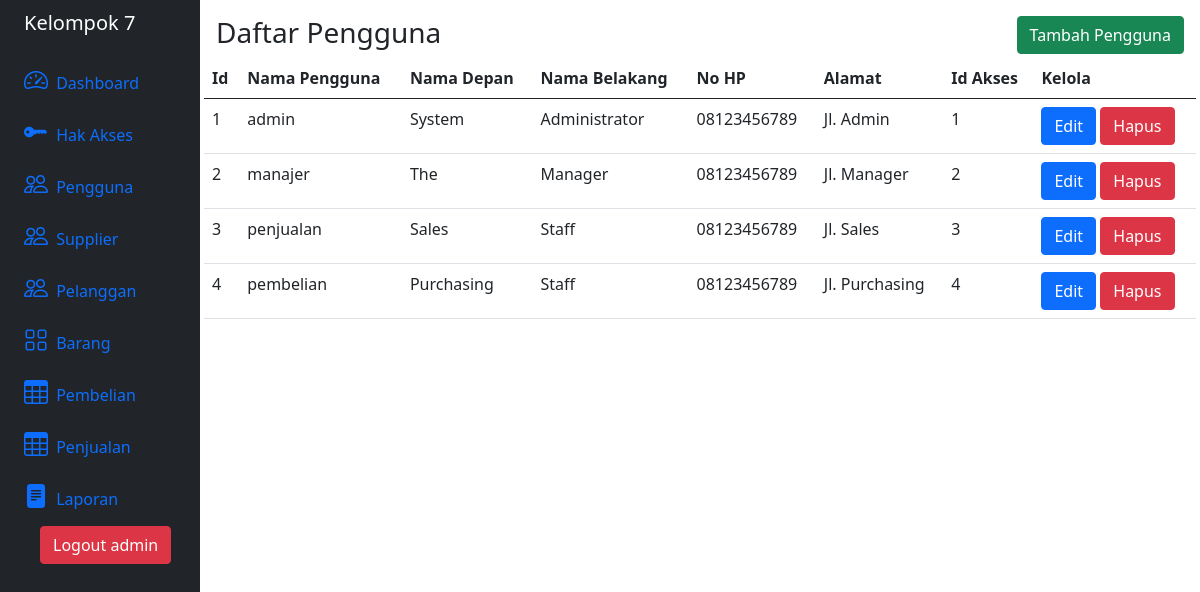
The page /pengguna/index.php (signed in) on the database its author committed.
### tables this page shows
CREATE TABLE `Pengguna` (
  `idPengguna` int(11) NOT NULL AUTO_INCREMENT,
  `NamaPengguna` varchar(16) NOT NULL,
  `Password` varchar(64) NOT NULL,
  `NamaDepan` varchar(64) NOT NULL,
  `NamaBelakang` varchar(64) NOT NULL,
  `NoHp` varchar(15) NOT NULL,
  `Alamat` varchar(256) NOT NULL,
  `idAkses` int(11) NOT NULL,
  PRIMARY KEY (`idPengguna`),
  KEY `idAkses` (`idAkses`),
  CONSTRAINT `Pengguna-idAkses` FOREIGN KEY (`idAkses`) REFERENCES `HakAkses` (`idAkses`)
);

### class/Pengguna.php (called while the page is built, shortened)
<?php
  class Pengguna {
    private $conn;
    public function __construct(\PDO $database) {
      $this->conn = $database;
    }
    function daftarPengguna() {
      $query = "SELECT * FROM Pengguna ORDER BY idPengguna ASC";
      $prepareDB = $this->conn->prepare($query);
      $prepareDB->execute();
      $daftarPengguna = $prepareDB->fetchAll();
      return $daftarPengguna;
    }
  }
?>

### pengguna/index.php (the view, shortened to what this page needs)
<?php
  include "../class/config.php";
  include "../class/Pengguna.php";
  $pengguna = new Pengguna($database);
  $daftarPengguna = $pengguna->daftarPengguna();
?>
<!DOCTYPE html>
<html lang="en">
  <head>
    <link href="https://cdn.jsdelivr.net/npm/bootstrap@5.0.2/dist/css/bootstrap.min.css" rel="stylesheet">
    <link rel="stylesheet" href="https://cdn.jsdelivr.net/npm/bootstrap-icons@1.11.3/font/bootstrap-icons.min.css">
  </head>
  <body>
    <div class="container-fluid">
      <div class="row flex-nowrap">
        <div class="col-auto col-md-2 col-xl-2 px-sm-2 px-0 bg-dark">
          <?php
            include "../view/sidebar.php";
          ?>
        </div>
        <div class="col p-3">
          <div class="row">
            <div class="col-6">
              <h3>Daftar Pengguna</h3>
            </div>
            <div class="col-6 text-end">
              <a href="tambah.php"><button type="button" class="btn btn-success">Tambah Pengguna</button></a>
            </div>
          </div>
          <div class="row">
            <table class="table">
              <thead>
                <th scope="col">Id</th>
                <th scope="col">Nama Pengguna</th>
                <th scope="col">Nama Depan</th>
                <th scope="col">Nama Belakang</th>
                <th scope="col">No HP</th>
                <th scope="col">Alamat</th>
                <th scope="col">Id Akses</th>
                <th scope="col">Kelola</th>
              </thead>
              <tbody>
                <?php
                  if (!empty($daftarPengguna)) {
                    foreach ($daftarPengguna as $key => $value) {
                      echo "<tr>";
                      echo "<td>".$value['idPengguna']."</td>";
                      echo "<td>".$value['NamaPengguna']."</td>";
                      echo "<td>".$value['NamaDepan']."</td>";
                      echo "<td>".$value['NamaBelakang']."</td>";
                      echo "<td>".$value['NoHp']."</td>";
                      echo "<td>".$value['Alamat']."</td>";
                      echo "<td>".$value['idAkses']."</td>";
                      echo ('<td><form action="../controller/Pengguna.php" method="post"><input type="text" name="action" class="form-control d-none" id="action" aria-describedby="action" value="delete"><input type="text" name="id_pengguna" class="form-control d-none" id="id-pengguna" aria-describedby="id-pengguna" value="'.$value['idPengguna'].'"><a href="edit.php?idPengguna='.$value['idPengguna'].'"><button type="button" class="btn btn-primary">Edit</button></a><span> </span><button type="submit" class="btn btn-danger">Hapus</button></form>');
                      echo "</tr>";
                    }
                  } else {
                    echo "<tr>";
                    echo "<td>No items to display.</td>";
                    echo "</tr>";
                  }
                ?>
              </tbody>
            </table>
          </div>
        </div>
      </div>
    </div>
  </body>
</html>

### view/sidebar.php
<div class="d-flex flex-column align-items-center align-items-sm-start px-3 pt-2 text-white min-vh-100">
  <a href="/" class="d-flex align-items-center pb-3 mb-md-0 me-md-auto text-white text-decoration-none">
    <span class="fs-5 d-none d-sm-inline">Kelompok 7</span>
  </a>
  <ul class="nav nav-pills flex-column mb-sm-auto mb-0 align-items-center align-items-sm-start" id="menu">
    <li class="nav-item">
      <a href="<?php echo ("../".$_SESSION['route']."/index.php");?>" class="nav-link align-middle px-0">
        <i class="fs-4 bi-speedometer2"></i> <span class="ms-1 d-none d-sm-inline">Dashboard</span>
      </a>
    </li>
    <?php
      if($_SESSION["idAkses"] == "1"){
        echo '<li>
        <a href="../hak-akses/index.php" class="nav-link px-0 align-middle">
          <i class="fs-4 bi-key-fill"></i> <span class="ms-1 d-none d-sm-inline">Hak Akses</span>
        </a>
      </li>
        <li>
        <a href="../pengguna/index.php" class="nav-link px-0 align-middle">
          <i class="fs-4 bi-people"></i> <span class="ms-1 d-none d-sm-inline">Pengguna</span>
        </a>
      </li>
        ';
      }
    ?>
    <?php
      if($_SESSION["idAkses"] != "3"){
        echo '<li>
        <a href="../supplier/index.php" class="nav-link px-0 align-middle">
          <i class="fs-4 bi-people"></i> <span class="ms-1 d-none d-sm-inline">Supplier</span>
        </a>
      </li>';
      }
    ?>
    <?php
      if($_SESSION["idAkses"] != "4"){
        echo '<li>
        <a href="../pelanggan/index.php" class="nav-link px-0 align-middle">
          <i class="fs-4 bi-people"></i> <span class="ms-1 d-none d-sm-inline">Pelanggan</span>
        </a>
      </li>';
      }
    ?>
    <?php
      if($_SESSION["idAkses"] != "3"){
        echo '<li>
        <a href="../barang/index.php" class="nav-link px-0 align-middle">
          <i class="fs-4 bi-grid"></i> <span class="ms-1 d-none d-sm-inline">Barang</span>
        </a>
      </li>
      <li>
      <a href="../pembelian/index.php" class="nav-link px-0 align-middle">
        <i class="fs-4 bi-table"></i> <span class="ms-1 d-none d-sm-inline">Pembelian</span>
      </a>
    </li>';
      }
    ?>
    <?php
      if($_SESSION["idAkses"] != "4"){
        echo '<li>
        <a href="../penjualan/index.php" class="nav-link px-0 align-middle">
          <i class="fs-4 bi-table"></i> <span class="ms-1 d-none d-sm-inline">Penjualan</span>
        </a>
      </li>';
      }
    ?>
    <?php
      if($_SESSION["idAkses"] == "1" || $_SESSION["idAkses"] == "2"){
        echo '<li>
        <a href="../laporan/index.php" class="nav-link px-0 align-middle">
          <i class="fs-4 bi-file-text-fill"></i> <span class="ms-1 d-none d-sm-inline">Laporan</span>
        </a>
      </li>';
      }
    ?>
    <li>
      <a class="dropdown-item" href="../controller/logout.php"><button class="btn btn-danger">Logout <?php echo (" ".$_SESSION["NamaPengguna"]);?></button></a>
    </li>
  </ul>
</div>

### rows shown on the page
pengguna: idPengguna "1", NamaPengguna "admin", NamaDepan "System", NamaBelakang "Administrator", NoHp "08123456789", Alamat "Jl. Admin", idAkses "1"
pengguna: idPengguna "2", NamaPengguna "manajer", NamaDepan "The", NamaBelakang "Manager", NoHp "08123456789", Alamat "Jl. Manager", idAkses "2"
pengguna: idPengguna "3", NamaPengguna "penjualan", NamaDepan "Sales", NamaBelakang "Staff", NoHp "08123456789", Alamat "Jl. Sales", idAkses "3"
pengguna: idPengguna "4", NamaPengguna "pembelian", NamaDepan "Purchasing", NamaBelakang "Staff", NoHp "08123456789", Alamat "Jl. Purchasing", idAkses "4"

### other values the page prints
$_SESSION["NamaPengguna"] "admin"
